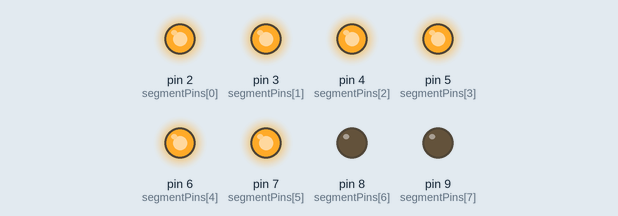
A sketch run on a simulated Arduino Uno, built with avr-gcc and run on an emulated ATmega328P. Shown: output pins drawn as LEDs (lit = HIGH).

Above: at 0.1 s.
At 4.1 s:
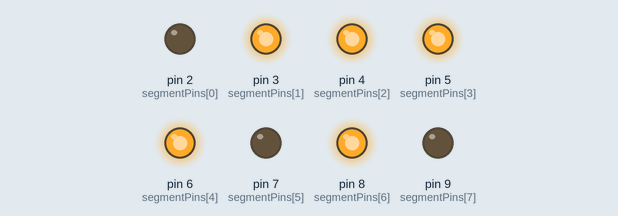
At 8.1 s:
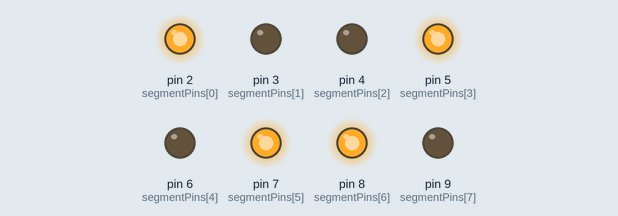
At 16.1 s:
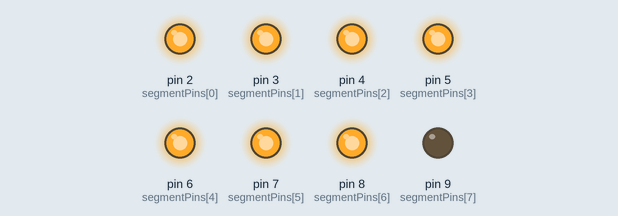
At 26.1 s:
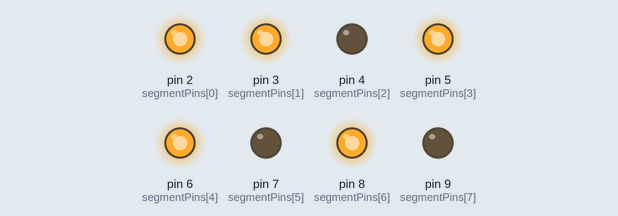
At 38.1 s:
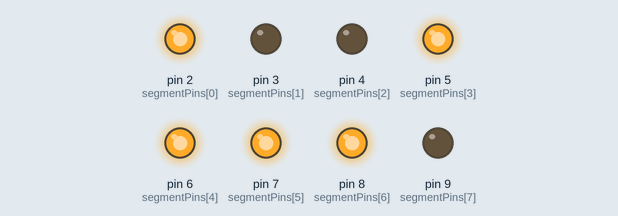
Timing chart, 0 to 39.6 s (numbered marks = the images above):
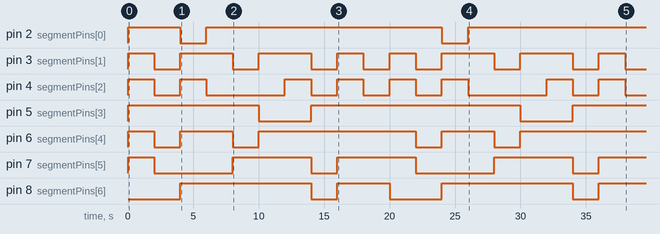

The sketch:

7segment.ino
```cpp
// Define segment pins (A to G + DP)
int segmentPins[8] = {2, 3, 4, 5, 6, 7, 8, 9};

// Number patterns for a common cathode display (HIGH = ON)
byte numbers[10][8] = {
 //C,D,E,B,A,F,G
  {1,1,1,1,1,1,0,0}, // 0
  {1,0,0,1,0,0,0,0}, // 1
  {0,1,1,1,1,0,1,0}, // 2
  {1,1,0,1,1,0,1,0}, // 3
  {1,0,0,1,0,1,1,0}, // 4
  {1,1,0,0,1,1,1,0}, // 5
  {1,1,1,0,1,1,1,0}, // 6
  {1,0,0,1,1,0,0,0}, // 7
  {1,1,1,1,1,1,1,0}, // 8
  {1,0,0,1,1,1,1,0}  // 9
};

void setup() {
  for (int i = 0; i < 8; i++) {
    pinMode(segmentPins[i], OUTPUT);
  }
}

void displayNumber(int num) {
  for (int i = 0; i < 8; i++) {
    digitalWrite(segmentPins[i], numbers[num][i]);
  }
}

void loop() {
  for (int num = 0; num <= 9; num++) {
    displayNumber(num);
    delay(2000);
  }
}
```

Measured:
- by itself, pin 2 (segmentPins[0]): goes HIGH 4.0 s, LOW 2.0 s, HIGH 18.0 s, LOW 2.0 s, then HIGH
- by itself, pin 3 (segmentPins[1]): LOW → HIGH at 0.00 s, → LOW 2.0 s later, → HIGH 2.0 s later, → LOW 4.0 s later, … (16 changes in this stretch)
- by itself, pin 4 (segmentPins[2]): LOW → HIGH at 0.00 s, → LOW 2.0 s later, → HIGH 2.0 s later, → LOW 2.0 s later, … (16 changes in this stretch)
- by itself, pin 5 (segmentPins[3]): goes HIGH 10.0 s, LOW 4.0 s, HIGH 16.0 s, LOW 4.0 s, then HIGH
- by itself, pin 6 (segmentPins[4]): LOW → HIGH at 0.00 s, → LOW 2.0 s later, → HIGH 2.0 s later, → LOW 4.0 s later, … (9 changes in this stretch)
- by itself, pin 7 (segmentPins[5]): LOW → HIGH at 0.00 s, → LOW 2.0 s later, → HIGH 6.0 s later, → LOW 6.0 s later, … (9 changes in this stretch)
- by itself, pin 8 (segmentPins[6]): goes HIGH 10.0 s, LOW 2.0 s, HIGH 4.0 s, LOW 4.0 s, HIGH 10.0 s, LOW 2.0 s, then HIGH
